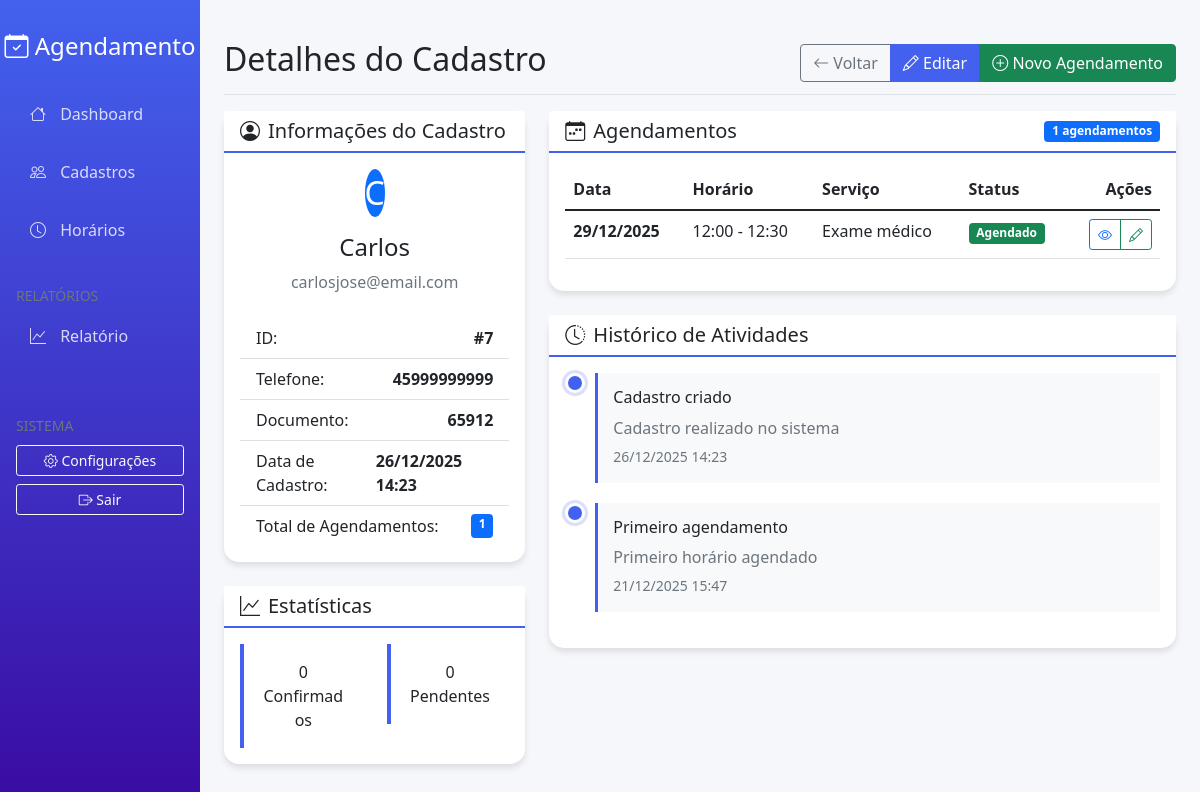
Screenshot of /cadastros/7 with the database file from the repository.
### models/Cadastro.py (models this page shows, shortened)
class Cadastro(db.Model):
    __tablename__ = 'cadastros'
    id = db.Column(db.Integer, primary_key=True)
    nome = db.Column(db.String(100), nullable=False)
    email = db.Column(db.String(100), unique=True, nullable=False)
    telefone = db.Column(db.String(20))
    documento = db.Column(db.String(20), unique=True)
    data_criacao = db.Column(db.DateTime, default=datetime.utcnow)
    horarios = db.relationship('Horario', backref='cadastro', lazy=True, cascade='all, delete-orphan')

### models/Horario.py (models this page shows, shortened)
class Horario(db.Model):
    __tablename__ = 'horarios'
    id = db.Column(db.Integer, primary_key=True)
    cadastro_id = db.Column(db.Integer, db.ForeignKey('cadastros.id'), nullable=False)
    data = db.Column(db.Date, nullable=False)
    hora_inicio = db.Column(db.Time, nullable=False)
    hora_fim = db.Column(db.Time, nullable=False)
    descricao = db.Column(db.Text)
    status = db.Column(db.String(20), default='agendado')
    tipo_servico = db.Column(db.String(50))
    prioridade = db.Column(db.String(20), default='normal')
    data_criacao = db.Column(db.DateTime, default=datetime.utcnow)
    data_atualizacao = db.Column(db.DateTime, onupdate=datetime.utcnow)

### app.py (the view)
    @app.route('/cadastros/<int:id>')
    def visualizar_cadastro(id):
        with app.app_context():
            cadastro = Cadastro.query.get_or_404(id)
            horarios = Horario.query.filter_by(cadastro_id=id).order_by(Horario.data.desc(), Horario.hora_inicio).all()
            hoje = date.today()
            horarios_confirmados = len([h for h in horarios if h.status == 'confirmado'])
            horarios_pendentes = len([h for h in horarios if h.status == 'pendente'])
            atividades = [
                {'titulo': 'Cadastro criado', 'descricao': 'Cadastro realizado no sistema', 'data': cadastro.data_criacao},
                {'titulo': 'Primeiro agendamento', 'descricao': 'Primeiro horário agendado', 'data': datetime.now() - timedelta(days=5)} if horarios else None,
                {'titulo': 'Atualização de dados', 'descricao': 'Informações atualizadas', 'data': datetime.now() - timedelta(days=2)} if cadastro.data_criacao < datetime.now() - timedelta(days=2) else None
            ]
            atividades = [a for a in atividades if a is not None]
            return render_template('cadastros/visualizar.html',
                                 cadastro=cadastro,
                                 horarios=horarios,
                                 hoje=hoje,
                                 horarios_confirmados=horarios_confirmados,
                                 horarios_pendentes=horarios_pendentes,
                                 atividades=atividades)

### templates/cadastros/visualizar.html (shortened to what this page needs)
{% extends "base.html" %}
{% block page_title %}Detalhes do Cadastro{% endblock %}
{% block page_actions %}
<div class="btn-group">
    <a href="{{ url_for('listar_cadastros') }}" class="btn btn-outline-secondary">
        <i class="bi bi-arrow-left"></i> Voltar
    </a>
    <a href="{{ url_for('editar_cadastro', id=cadastro.id) }}" class="btn btn-primary">
        <i class="bi bi-pencil"></i> Editar
    </a>
    <a href="{{ url_for('criar_horario') }}?cadastro={{ cadastro.id }}" class="btn btn-success">
        <i class="bi bi-plus-circle"></i> Novo Agendamento
    </a>
</div>
{% endblock %}
{% block content %}
<div class="row">
    <div class="col-md-4">
        <div class="card mb-4">
            <div class="card-header">
                <h5 class="mb-0">
                    <i class="bi bi-person-circle me-2"></i>Informações do Cadastro
                </h5>
            </div>
            <div class="card-body">
                <div class="text-center mb-4">
                    <div class="avatar-xl bg-primary rounded-circle d-inline-flex align-items-center justify-content-center">
                        <span class="text-white fs-2">{{ cadastro.nome[:1]|upper }}</span>
                    </div>
                    <h4 class="mt-3">{{ cadastro.nome }}</h4>
                    <p class="text-muted">{{ cadastro.email }}</p>
                </div>
                <div class="list-group list-group-flush">
                    <div class="list-group-item d-flex justify-content-between">
                        <span>ID:</span>
                        <strong>#{{ cadastro.id }}</strong>
                    </div>
                    {% if cadastro.telefone %}
                    <div class="list-group-item d-flex justify-content-between">
                        <span>Telefone:</span>
                        <strong>{{ cadastro.telefone }}</strong>
                    </div>
                    {% endif %}
                    {% if cadastro.documento %}
                    <div class="list-group-item d-flex justify-content-between">
                        <span>Documento:</span>
                        <strong>{{ cadastro.documento }}</strong>
                    </div>
                    {% endif %}
                    <div class="list-group-item d-flex justify-content-between">
                        <span>Data de Cadastro:</span>
                        <strong>{{ cadastro.data_criacao.strftime('%d/%m/%Y %H:%M') }}</strong>
                    </div>
                    <div class="list-group-item d-flex justify-content-between">
                        <span>Total de Agendamentos:</span>
                        <span class="badge bg-primary">{{ cadastro.horarios|length }}</span>
                    </div>
                </div>
            </div>
        </div>
        <div class="card">
            <div class="card-header">
                <h5 class="mb-0">
                    <i class="bi bi-graph-up me-2"></i>Estatísticas
                </h5>
            </div>
            <div class="card-body">
                <div class="row text-center">
                    <div class="col-6">
                        <div class="stat-card p-3">
                            <div class="stat-number">{{ horarios_confirmados }}</div>
                            <div class="stat-label">Confirmados</div>
                        </div>
                    </div>
                    <div class="col-6">
                        <div class="stat-card p-3">
                            <div class="stat-number">{{ horarios_pendentes }}</div>
                            <div class="stat-label">Pendentes</div>
                        </div>
                    </div>
                </div>
            </div>
        </div>
    </div>
    <div class="col-md-8">
        <div class="card">
            <div class="card-header d-flex justify-content-between align-items-center">
                <h5 class="mb-0">
                    <i class="bi bi-calendar-week me-2"></i>Agendamentos
                </h5>
                <span class="badge bg-primary">{{ cadastro.horarios|length }} agendamentos</span>
            </div>
            <div class="card-body">
                {% if cadastro.horarios %}
                <div class="table-responsive">
                    <table class="table table-hover">
                        <thead>
                            <tr>
                                <th>Data</th>
                                <th>Horário</th>
                                <th>Serviço</th>
                                <th>Status</th>
                                <th class="text-end">Ações</th>
                            </tr>
                        </thead>
                        <tbody>
                            {% for horario in cadastro.horarios|sort(attribute='data', reverse=True) %}
                            <tr>
                                <td>
                                    <strong>{{ horario.data.strftime('%d/%m/%Y') }}</strong>
                                </td>
                                <td>
                                    {{ horario.hora_inicio.strftime('%H:%M') }} - {{ horario.hora_fim.strftime('%H:%M') }}
                                </td>
                                <td>
                                    {% if horario.descricao %}
                                    {{ horario.descricao[:50] }}
                                    {% else %}
                                    <span class="text-muted">Sem descrição</span>
                                    {% endif %}
                                </td>
                                <td>
                                    {% if horario.data > hoje %}
                                    <span class="badge bg-success">Agendado</span>
                                    {% else %}
                                    <span class="badge bg-secondary">Realizado</span>
                                    {% endif %}
                                </td>
                                <td class="text-end">
                                    <div class="btn-group btn-group-sm">
                                        <a href="{{ url_for('visualizar_horario', id=horario.id) }}"
                                           class="btn btn-outline-primary" title="Visualizar">
                                            <i class="bi bi-eye"></i>
                                        </a>
                                        <a href="{{ url_for('editar_horario', id=horario.id) }}"
                                           class="btn btn-outline-success" title="Editar">
                                            <i class="bi bi-pencil"></i>
                                        </a>
                                    </div>
                                </td>
                            </tr>
                            {% endfor %}
                        </tbody>
                    </table>
                </div>
                {% endif %}
            </div>
        </div>
        <div class="card mt-4">
            <div class="card-header">
                <h5 class="mb-0">
                    <i class="bi bi-clock-history me-2"></i>Histórico de Atividades
                </h5>
            </div>
            <div class="card-body">
                <div class="timeline">
                    {% for atividade in atividades %}
                    <div class="timeline-item">
                        <div class="timeline-marker"></div>
                        <div class="timeline-content">
                            <h6>{{ atividade.titulo }}</h6>
                            <p class="text-muted mb-1">{{ atividade.descricao }}</p>
                            <small class="text-muted">{{ atividade.data.strftime('%d/%m/%Y %H:%M') }}</small>
                        </div>
                    </div>
                    {% else %}
                    <div class="text-center text-muted py-4">
                        <i class="bi bi-info-circle fs-1"></i>
                        <p class="mt-2">Nenhuma atividade registrada</p>
                    </div>
                    {% endfor %}
                </div>
            </div>
        </div>
    </div>
</div>
{% endblock %}

### templates/base.html (style rules this page uses)
:root { --primary-color: #4361ee; --secondary-color: #3a0ca3; --success-color: #4cc9f0; --light-color: #f8f9fa; }
body { background-color: #f5f7fb; font-family: 'Segoe UI', Tahoma, Geneva, Verdana, sans-serif; }
.card { border: none; border-radius: 15px; box-shadow: 0 4px 6px rgba(0, 0, 0, 0.1); transition: transform 0.3s; }
.card-header { background-color: white; border-bottom: 2px solid var(--primary-color); font-weight: 600; }
.btn-primary { background-color: var(--primary-color); border-color: var(--primary-color); }
.stat-card { border-left: 4px solid var(--primary-color); }

### templates/cadastros/visualizar.html (style rules this page uses)
.timeline { position: relative; padding-left: 30px; }
.timeline-item { position: relative; margin-bottom: 20px; }
.timeline-marker { position: absolute; left: -30px; top: 0; width: 20px; height: 20px; border-radius: 50%; background: var(--primary-color); border: 3px solid white; box-shadow: 0 0 0 3px rgba(67, 97, 238, 0.2); }
.timeline-content { background: var(--light-color); padding: 15px; border-radius: var(--border-radius-sm); border-left: 3px solid var(--primary-color); }

### rows the page displays
Cadastro: nome "C", nome "Carlos", email "carlosjose@email.com", id "7", telefone "45999999999", documento "65912", data_criacao "26/12/2025 14:23", data "26/12/2025 14:23"
Horario: data "29/12/2025", hora_inicio "12:00", hora_fim "12:30", descricao "Exame médico", shows "Agendado"

### other values shown
{{ cadastro.horarios|length }} "1"
{{ horarios_confirmados }} "0"
{{ horarios_pendentes }} "0"
{{ atividade.titulo }} "Cadastro criado" "Primeiro agendamento"
{{ atividade.descricao }} "Cadastro realizado no sistema" "Primeiro horário agendado"
{{ atividade.data.strftime('%d/%m/%Y %H:%M') }} "21/12/2025 15:47"
